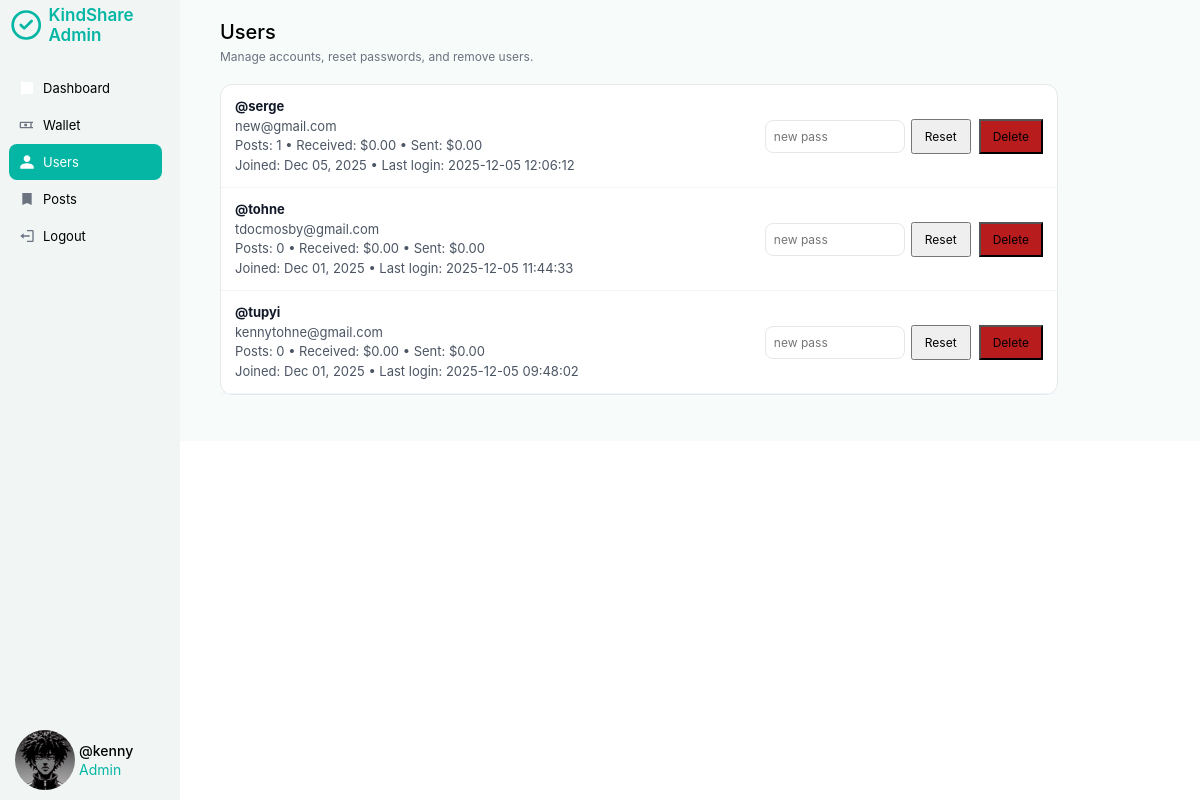
The page /admin/users.php (signed in) on the database its author committed.
### tables this page shows
CREATE TABLE `users` (
  `id` int(11) NOT NULL,
  `username` varchar(50) NOT NULL,
  `email` varchar(100) NOT NULL,
  `password` varchar(255) NOT NULL,
  `profile_picture` varchar(255) DEFAULT NULL,
  `bio` text DEFAULT NULL,
  `wallet_balance` decimal(10,2) DEFAULT 0.00,
  `created_at` datetime DEFAULT current_timestamp(),
  `updated_at` datetime DEFAULT current_timestamp() ON UPDATE current_timestamp(),
  `last_login` datetime DEFAULT NULL
);

### config.php (called while the page is built, shortened)
<?php
$BASE_URL = '/te';
function asset(string $path): string
{
    global $BASE_URL;
    return rtrim($BASE_URL, '/') . '/' . ltrim($path, '/');
}

### admin/users.php (the view, shortened to what this page needs)
<?php
require_once __DIR__ . '/../config.php';
$active = 'users';
$users = $conn->query("SELECT u.*, (SELECT COUNT(*) FROM posts p WHERE p.user_id = u.id) AS post_count, (SELECT IFNULL(SUM(amount),0) FROM donations d WHERE d.receiver_id = u.id) AS received, (SELECT IFNULL(SUM(amount),0) FROM donations d2 WHERE d2.donor_id = u.id) AS sent FROM users u ORDER BY created_at DESC");
?>
<!DOCTYPE html>
<html lang="en">
<head>
    <link rel="stylesheet" href="../new.css">
</head>
<body>
    <div class="container">
        <?php require __DIR__ . '/sidebar.php'; ?>
        <div class="feed">
            <div class="header">
                <h1>Users</h1>
                <p>Manage accounts, reset passwords, and remove users.</p>
            </div>
            <div class="page-wrap" style="width:90%;max-width:1100px;">
                <div class="page-card" style="padding:0;">
                    <?php while ($u = $users->fetch_assoc()): ?>
                        <div style="display:flex;justify-content:space-between;align-items:center;padding:12px 14px;border-bottom:1px solid #f1f5f9;gap:12px;">
                            <div style="font-size:13px;line-height:1.5;color:#4b5563;">
                                <div style="font-weight:700;color:#111827;">@<?=$u['username']?></div>
                                <div><?=$u['email']?></div>
                                <div>Posts: <?=$u['post_count']?> • Received: $<?=number_format($u['received'],2)?> • Sent: $<?=number_format($u['sent'],2)?></div>
                                <div>Joined: <?=date('M d, Y', strtotime($u['created_at']))?> • Last login: <?=$u['last_login'] ?? 'never'?></div>
                            </div>
                            <div style="display:flex;gap:8px;align-items:center;flex-shrink:0;">
                                <form method="post" action="users_reset.php" style="display:flex;gap:6px;align-items:center;">
                                    <input name="password" type="text" placeholder="new pass" required class="input" style="max-width:140px;font-size:12px;padding:8px;">
                                    <button class="don-btn" type="submit" style="padding:8px 12px;font-size:12px;">Reset</button>
                                </form>
                                <form method="post" action="users_delete.php" onsubmit="return confirm('Delete user?')" style="margin:0;">
                                    <button class="don-btn" type="submit" style="padding:8px 12px;font-size:12px;background:#b91c1c;">Delete</button>
                                </form>
                            </div>
                        </div>
                    <?php endwhile; ?>
                </div>
            </div>
        </div>
    </div>
</body>
</html>

### admin/sidebar.php
<?php
$adminUser = $conn->query("SELECT username, profile_picture FROM admins WHERE id = {$_SESSION['admin_id']}")->fetch_assoc();
$adminPfp = $adminUser && $adminUser['profile_picture'] ? asset($adminUser['profile_picture']) : asset('★.jpeg');
?>
<div class="side">
    <div class="sidenav">
        <div class="top">
            <div class="logo">
                <svg width="38" height="38" viewBox="0 0 24 24" fill="none">
                    <circle cx="12" cy="12" r="10" stroke="#06B6A4" stroke-width="2"/>
                    <path d="M8 12l2.5 2.5L16 9" stroke="#06B6A4" stroke-width="2" stroke-linecap="round" stroke-linejoin="round"/>
                </svg>
                <p>KindShare Admin</p>
            </div>
            <div class="links">
                <a href="dashboard.php" class="<?=$active==='dashboard'?'active':''?>">
                    <svg class="ic" viewBox="0 0 24 24"><path d="M3 21h18V3H3v18zm4-4h10v-2H7v2zm0-4h10v-2H7v2zm0-4h10V7H7v2z"/></svg>
                    Dashboard
                </a>
                <a href="wallet.php" class="<?=$active==='wallet'?'active':''?>">
                    <svg class="ic" viewBox="0 0 24 24"><path d="M21 7H3c-1.1 0-2 .9-2 2v6c0 1.1.9 2 2 2h18v-2h-2v-6h2V7zm-4 8H3V9h14v6zm-9-1h4v-4H8v4z"/></svg>
                    Wallet
                </a>
                <a href="users.php" class="<?=$active==='users'?'active':''?>">
                    <svg class="ic" viewBox="0 0 24 24"><path d="M12 12c2.7 0 5-2.3 5-5s-2.3-5-5-5-5 2.3-5 5 2.3 5 5 5zm0 2c-3.3 0-10 1.7-10 5v3h20v-3c0-3.3-6.7-5-10-5z"/></svg>
                    Users
                </a>
                <a href="posts.php" class="<?=$active==='posts'?'active':''?>">
                    <svg class="ic" viewBox="0 0 24 24"><path d="M19 3H5v18l7-3 7 3V3z"/></svg>
                    Posts
                </a>
                <a href="logout.php">
                    <svg class="ic" viewBox="0 0 24 24"><path d="M16 13v-2H7V8l-5 4 5 4v-3zM20 3h-8v2h8v14h-8v2h8c1.1 0 2-.9 2-2V5c0-1.1-.9-2-2-2z"/></svg>
                    Logout
                </a>
            </div>
        </div>
        <div class="bottom">
            <div class="pfp">
                <img src="<?=$adminPfp?>" alt="">
            </div>
            <div class="txt">
                <p>@<?=$adminUser['username']?></p>
                <p style="color:#06B6A4;">Admin</p>
            </div>
        </div>
    </div>
</div>

### new.css (style rules this page uses)
* { margin: 0; padding: 0; box-sizing: border-box; font-family: Inter; }
.container { width: 100%; height: auto; display: flex; background: rgb(247 251 249 ); }
.side { width: 15%; position: relative; }
.sidenav { width: 15%; height: 100vh; background: rgb(241 246 245); display: flex; flex-direction: column; justify-content: space-between; position: fixed; top: 0; left: 0; }
.sidenav .links { display: flex; flex-direction: column; padding-top: 20px; gap: 1px; width: 90%; padding-left: 5%; }
.sidenav .links a { padding: 10px; color: #000; font-size: 13px; text-decoration: none; border-radius: 8px; transition: .3s ease; }
.sidenav .logo { height: 50px; }
.bottom { display: flex; padding-bottom: 10px; padding-left: 15px; gap: 4px; }
.bottom .pfp { height: 60px; width: 60px; }
.bottom .pfp img { height: 100%; width: 100%; border-radius: 50%; }
.txt { display: flex; flex-direction: column; justify-content: center; gap: 2px; }
.txt p { font-size: 14px; color: #06B6A4; }
.txt p:nth-child(1) { font-size: 14px; font-weight: 500; color: #000; }
.feed { width: 85%; }
.feed .header { padding: 20px 40px; }
.feed .header h1 { font-size: 20px; font-weight: 550; }
.feed .header p { font-size: 12px; color: #6B7280; padding-top: 5px; }
.logo { display: flex; align-items: center; gap: 6px; padding: 18px 10px; }
.logo p { font-size: 17px; font-weight: 600; color: #06B6A4; }
.links a { display: flex; gap: 8px; align-items: center; }
.links a.active { background: #06B6A4; color: #fff; }
.links a.active .ic { fill:#fff; }
.links .ic { width: 16px; height: 16px; fill: #6B7280; }
.links a.active .ic { fill: #fff; }
.links a:hover .ic, .links a:nth-child(1) .ic { fill: #fff; }
.page-wrap { padding: 0 40px 30px 40px; }
.page-card { background:#fff; border:1px solid #e5e7eb; border-radius:12px; padding:20px; margin-bottom:16px; }
.input { padding:10px; border:1px solid #e5e7eb; border-radius:8px; font-size:14px; }

### rows shown on the page
users: username "serge", email "new@gmail.com", post_count "1", received "0.00", sent "0.00", created_at "Dec 05, 2025", last_login "2025-12-05 12:06:12"
users: username "tohne", email "tdocmosby@gmail.com", post_count "0", received "0.00", sent "0.00", created_at "Dec 01, 2025", last_login "2025-12-05 11:44:33"
users: username "tupyi", email "kennytohne@gmail.com", post_count "0", received "0.00", sent "0.00", created_at "Dec 01, 2025", last_login "2025-12-05 09:48:02"

### other values the page prints
$adminUser['username'] "kenny"
